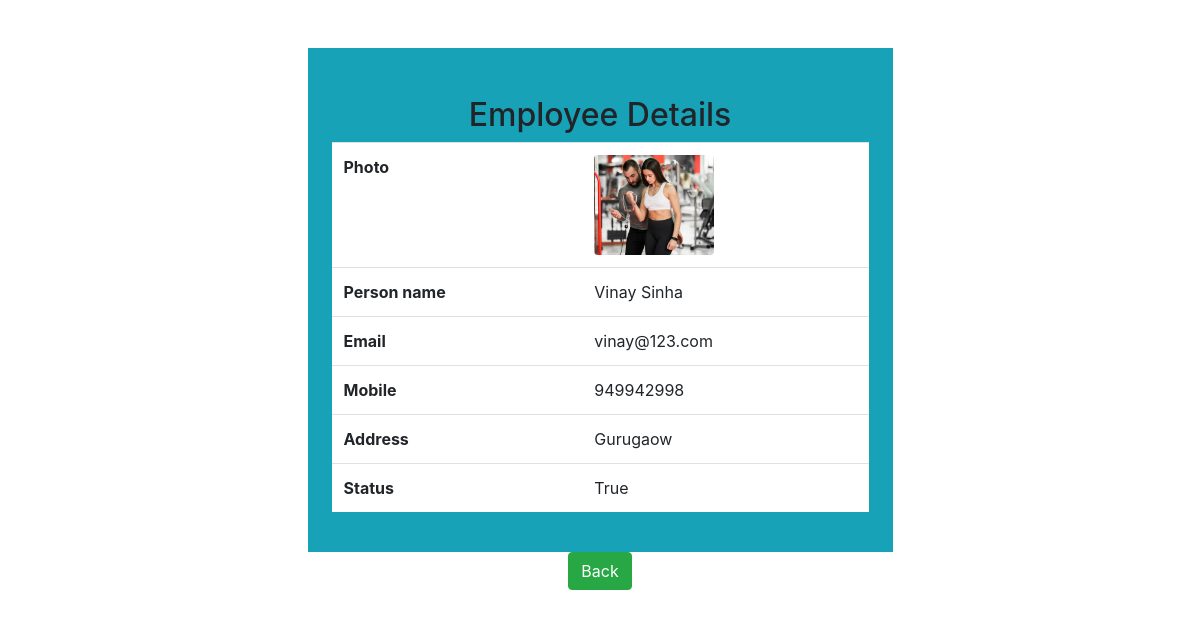
Before: /View/3 with the older database file.
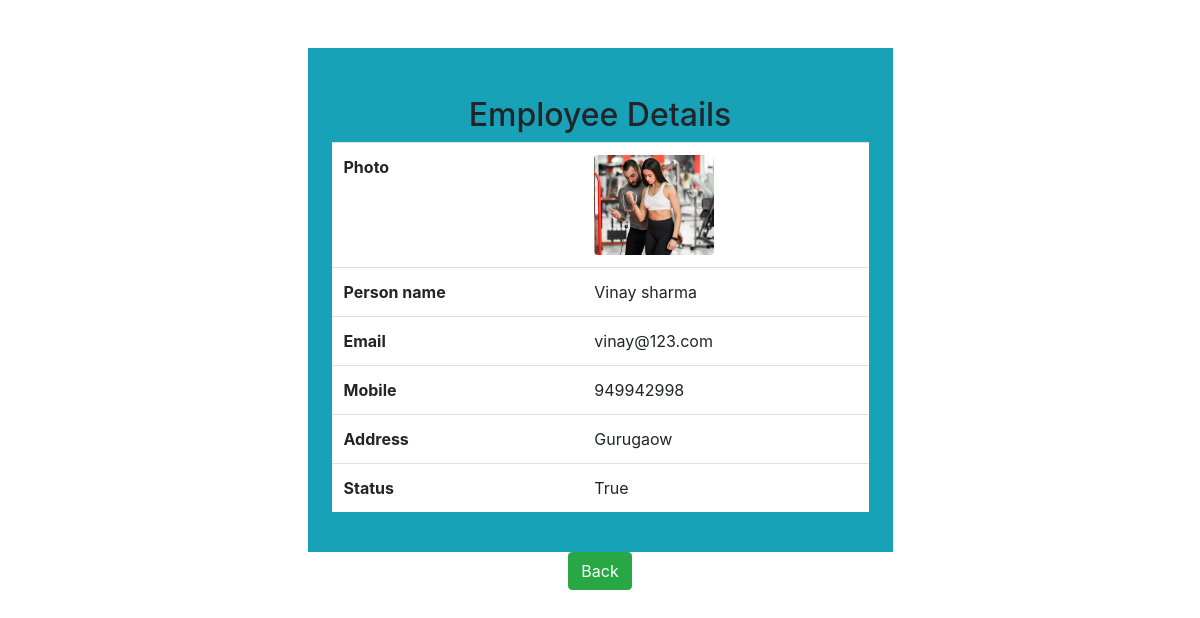
After: the same page with the newer database file.
### personapp/models.py (models this page shows, shortened)
class Person(models.Model):
    image=models.ImageField(upload_to="uploads",default="a.png")
    name=models.CharField(max_length=30)
    email=models.EmailField(unique=True)
    mobile=models.CharField(max_length=12)
    address=models.TextField()
    joining_date=models.DateTimeField(auto_now=True)
    status=models.BooleanField(default=True)

### personapp/views.py (the view)
# urls.py: path('View/<eid>', views.ViewPerson),
def ViewPerson(request,eid=None):
    mydict={}
    one_rec = Person.objects.get(pk=eid)
    mydict['person']=one_rec
    return render(request,'''View.html''',mydict)

### personapp/templates/View.html (shortened to what this page needs)
<!DOCTYPE html>
<html lang="en">
<head>
    <link rel="stylesheet" href="https://cdn.jsdelivr.net/npm/bootstrap@4.6.1/dist/css/bootstrap.min.css">
</head>
<body>
<div class="container-fluid my-5">
    <div class="w-50 m-auto p-4 bg-info ">
        <h2 class="text-center mt-4"> Employee Details</h2>
        <table class="table bg-white">
            <tr>
                <th>Photo</th>
                <td><img src="/media/{{person.image}} " class="rounded  d-block" height="100px" width="120px"></td>
            </tr>
            <tr>
                <th>Person name</th>
                <td>{{person.name}}</td>
            </tr>
            <tr>
                <th> Email</th>
                <td>{{person.email}}</td>
            </tr>
            <tr>
                <th> Mobile</th>
                <td>{{person.mobile}}</td>
            </tr>
            <tr>
                <th>Address</th>
                <td>{{person.address}}</td>
            </tr>
            <tr>
                <th>Status</th>
                <td>{{person.status}}</td>
            </tr>
        </table>
    </div>
    <div class="text-center">
        </button><a href="/" class="btn btn-success"> Back </button></a>
    </div>
</div>
</body>
</html>

Changed rows visible on the page:
changed Person "vinay@123.com": name "Vinay Sinha" → "Vinay sharma"
